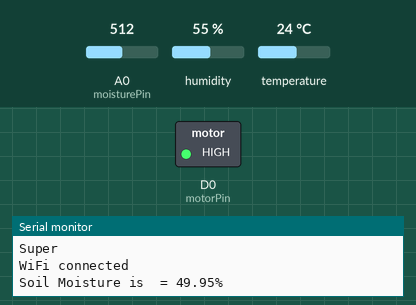
This sketch was run on a simulated ESP8266 (NodeMCU). On the bench: switched loads named in the sketch (green lamp = pin HIGH), the last lines printed to the serial monitor. Inputs (shaded band) come from the test bench; at power-on: A0 (moisturePin) = 512, humidity 55 %, temperature 24 °C. WiFi joins after 1.5 s; servers stay silent unless stated.

Above: at 1.2 s.
1.3 s: A0 (moisturePin) set to 467
2.8 s: A0 (moisturePin) set to 433
At 4.0 s:
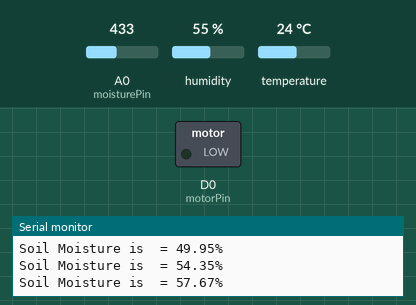
4.3 s: A0 (moisturePin) set to 511
At 5.1 s:
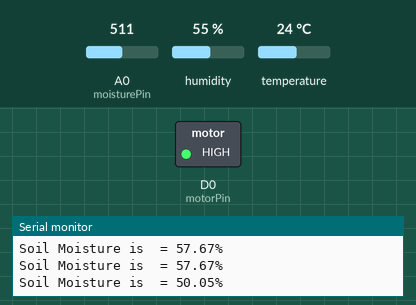
10.3 s: A0 (moisturePin) set to 306
At 10.9 s:
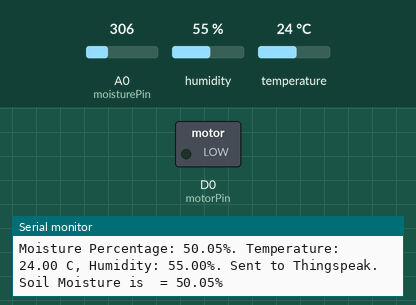
Timing chart, 0 to 12.8 s (numbered marks = the images above; inputs shaded):
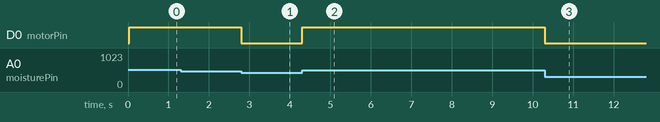

The sketch:

Humidity_and_Temperature_Sensor.ino
```cpp
#include <DHT.h>

#include <ESP8266WiFi.h>

String apiKey = "108H88RDRO0TU7RD";     //  Enter your Write API key here

const char* server = "api.thingspeak.com";

const char *ssid =  "Super";     // Enter your WiFi Name

const char *pass =  "iambatman"; // Enter your WiFi Password

#define DHTPIN D3          // GPIO Pin where the dht11 is connected

DHT dht(DHTPIN, DHT11);

WiFiClient client;


const int moisturePin = A0;             // moisteure sensor pin

const int motorPin = D0;

unsigned long interval = 10000;

unsigned long previousMillis = 0;

unsigned long interval1 = 1000;

unsigned long previousMillis1 = 0;

float moisturePercentage;              //moisture reading

float h;                  // humidity reading

float t;                  //temperature reading


void setup()

{

  Serial.begin(115200);

  delay(10);

  pinMode(motorPin, OUTPUT);

  digitalWrite(motorPin, LOW); // keep motor off initally

  dht.begin();

  Serial.println("Connecting to ");

  Serial.println(ssid);

  WiFi.begin(ssid, pass);
/*
  while (WiFi.status() != WL_CONNECTED)

  {

    delay(500);

    Serial.print(".");              // print ... till not connected

  }
*/
  Serial.println("");

  Serial.println("WiFi connected");

}


void loop()

{

  unsigned long currentMillis = millis(); // grab current time


  h = dht.readHumidity();     // read humiduty

  t = dht.readTemperature();     // read temperature


  if (isnan(h) || isnan(t))

  {

    Serial.println("Failed to read from DHT sensor!");

    return;

  }


  moisturePercentage = ( 100.00 - ( (analogRead(moisturePin) / 1023.00) * 100.00 ) );


  if ((unsigned long)(currentMillis - previousMillis1) >= interval1) {

    Serial.print("Soil Moisture is  = ");

    Serial.print(moisturePercentage);

    Serial.println("%");

    previousMillis1 = millis();

  }


if (moisturePercentage < 50) {

  digitalWrite(motorPin, HIGH);         // tun on motor

}

if (moisturePercentage > 50 && moisturePercentage < 55) {

  digitalWrite(motorPin, HIGH);        //turn on motor pump

}

if (moisturePercentage > 56) {

  digitalWrite(motorPin, LOW);          // turn off mottor

}


if ((unsigned long)(currentMillis - previousMillis) >= interval) {


  sendThingspeak();           //send data to thing speak

  previousMillis = millis();

  client.stop();

}


}


void sendThingspeak() {

  if (client.connect(server, 80))

  {

    String postStr = apiKey;              // add api key in the postStr string

    postStr += "&field1=";

    postStr += String(moisturePercentage);    // add mositure readin

    postStr += "&field2=";

    postStr += String(t);                 // add tempr readin

    postStr += "&field3=";

    postStr += String(h);                  // add humidity readin

    postStr += "\r\n\r\n";


    client.print("POST /update HTTP/1.1\n");

    client.print("Host: api.thingspeak.com\n");

    client.print("Connection: close\n");

    client.print("X-THINGSPEAKAPIKEY: " + apiKey + "\n");

    client.print("Content-Type: application/x-www-form-urlencoded\n");

    client.print("Content-Length: ");

    client.print(postStr.length());           //send lenght of the string

    client.print("\n\n");

    client.print(postStr);                      // send complete string

    Serial.print("Moisture Percentage: ");

    Serial.print(moisturePercentage);

    Serial.print("%. Temperature: ");

    Serial.print(t);

    Serial.print(" C, Humidity: ");

    Serial.print(h);

    Serial.println("%. Sent to Thingspeak.");

  }

}
```

Measured:
- the behaviour switches between 451 and 450 on A0 (moisturePin) (found by bisection; images 0 and 1)
- after the input at 2.8 s, D0 (motorPin): HIGH → LOW at once
- after the input at 4.3 s, D0 (motorPin): LOW → HIGH at once
- after the input at 10.3 s, D0 (motorPin): HIGH → LOW at once
